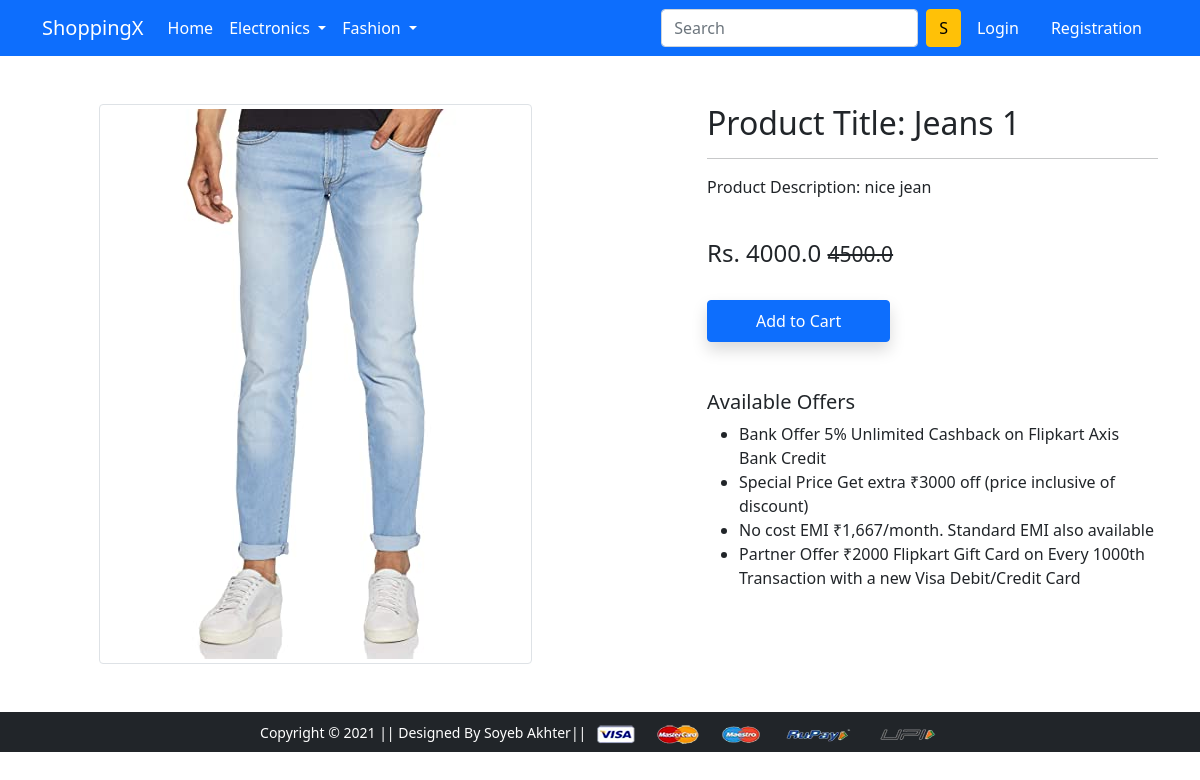
The page /product-detail/3/ on the database its author committed.
### app/models.py (models this page shows, shortened)
class Product(models.Model):
    title = models.CharField(max_length=150)
    selling_price = models.FloatField()
    discounted_price = models.FloatField()
    description = models.TextField()
    brand = models.CharField(max_length=150)
    category = models.CharField(choices=CATEGORY_CHOICES, max_length=5)
    product_image = models.ImageField(upload_to='productImg')

### app/views.py (the view)
# urls.py: path('product-detail/<int:pk>/', views.ProductDetailView.as_view(), name='product-detail'),
class ProductDetailView(View):
    def get(self, request, pk):
        product = Product.objects.get(id=pk)
        context = {
            'product': product
        }
        return render(request, 'app/productdetail.html', context)

### app/templates/app/productdetail.html (shortened to what this page needs)
{% extends 'app/base.html' %}
{% load static %}
{% block main-content %}
<div class="container my-5">
 <div class="row">
  <div class="col-sm-6 text-center align-self-center">
   <img src="{{ product.product_image.url }}" alt="" class="img-fluid img-thumbnail">
  </div>
  <div class="col-sm-5 offset-sm-1">
   <h2>Product Title: {{ product.title }}</h2>
   <hr>
   <p>Product Description: {{ product.description }}</p> <br>
   <h4>Rs. {{ product.discounted_price }}
       <small class="fw-light text-decoration-line-through">{{ product.selling_price }}</small></h4> <br>
   <form action="/add-to-cart" class="d-inline">
    <button type="submit" class="btn btn-primary shadow px-5 py-2">Add to Cart</button>
</form>
   <h5 class="mt-5">Available Offers</h5>
   <ul>
    <li>Bank Offer 5% Unlimited Cashback on Flipkart Axis Bank Credit</li>
    <li>Special Price Get extra ₹3000 off (price inclusive of discount)</li>
    <li>No cost EMI ₹1,667/month. Standard EMI also available</li>
    <li>Partner Offer ₹2000 Flipkart Gift Card on Every 1000th Transaction with a new Visa Debit/Credit Card</li>
   </ul>
  </div>
 </div>
</div>
{% endblock main-content %}

### rows shown on the page
Product: product_image (picture), title "Jeans 1", description "nice jean", discounted_price "4000.0", selling_price "4500.0"
